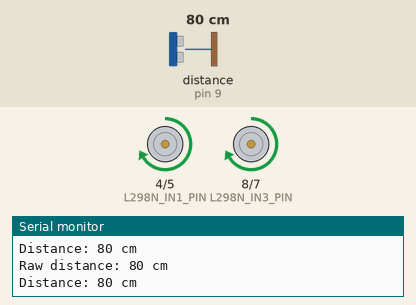
The program below on a simulated Arduino Uno, built with avr-gcc and run on an emulated ATmega328P. On the bench: motor-driver pin pairs drawn as motors (green arrow = first pin HIGH = forward, orange = second pin HIGH = backward, longer = more drive, scaled by the enable pin), the last lines printed to the serial monitor. Wiring (inferred from the names in the program): ultrasonic range finder: trigger pin 10; echo pin 9. Inputs (shaded band) come from the test bench; at power-on: distance to the obstacle (sensor on pin 9) 80 cm. The echo pulse lasts 58.3 µs per cm.

Above: at 1.2 s.
1.3 s: distance to the obstacle (sensor on pin 9) set to 55 cm
4.3 s: distance to the obstacle (sensor on pin 9) set to 44 cm
At 4.7 s:
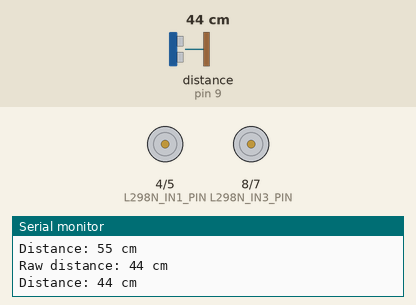
At 7.2 s:
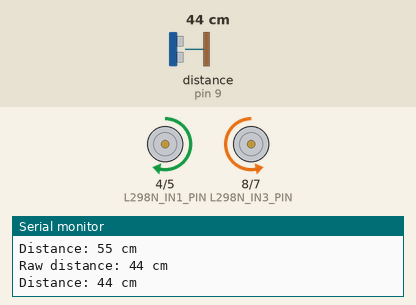
7.3 s: distance to the obstacle (sensor on pin 9) set to 60 cm
10.0 s: distance to the obstacle (sensor on pin 9) set to 2 cm
At 11.8 s:
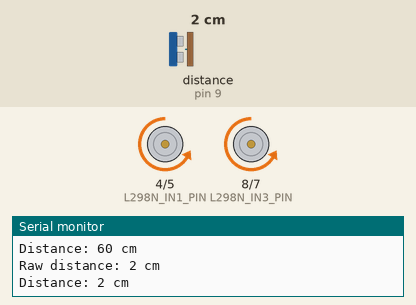
Timing chart, 0 to 14.0 s (numbered marks = the images above; inputs shaded):
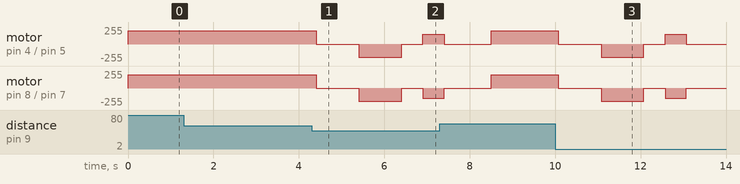

Measured:
- the behaviour switches between 50 and 49 cm on distance to the obstacle (sensor on pin 9) (found by bisection; images 0 and 1)

The program:

main.cpp
```cpp
#include "Vehicle.hpp"
#include <Arduino.h>

// Create Vehicle and UltrasonicSensor objects with defined pin configurations
Vehicle vehicle(L298N_ENA_PIN, L298N_IN1_PIN, L298N_IN2_PIN, L298N_ENB_PIN,
                L298N_IN3_PIN, L298N_IN4_PIN);
UltrasonicSensor ultrasonic(ULTRASONIC_TRIG_PIN, ULTRASONIC_ECHO_PIN,
                            ULTRASONIC_MAX_DISTANCE);

void setup() {
#ifdef DEBUG
  Serial.begin(115200);
  DEBUG_PRINTLN("Debugging enabled");
#endif
  vehicle.stop(); // Ensure the vehicle is stopped at startup
}
void loop() {
  unsigned int distance = ultrasonic.getDistance();
  DEBUG_PRINT("Distance: ");
  DEBUG_PRINT(distance);
  DEBUG_PRINTLN(" cm");

  if (distance < 50) {
    vehicle.stop();
    delay(1000);
    vehicle.moveBackward(150);
    delay(1000);
    vehicle.stop();
    delay(500);
    vehicle.turnRight(150);
    delay(500);
    vehicle.stop();
    delay(1000);
  } else {
    vehicle.moveForward(200);
  }

  delay(100);
}
```

Vehicle.hpp
```cpp
#pragma once

#include "Config.hpp"
#include <NewPing.h>

class Vehicle {
public:
  Vehicle(int enPin, int in1Pin, int in2Pin, int en2Pin, int in3Pin,
          int in4Pin);
  void moveForward(int speed);
  void moveBackward(int speed);
  void turnLeft(int speed);
  void turnRight(int speed);
  void stop();

private:
  int _enAPin;
  int _in1Pin;
  int _in2Pin;
  int _enBPin;
  int _in3Pin;
  int _in4Pin;
};

class UltrasonicSensor {
public:
  UltrasonicSensor(int trigPin, int echoPin,
                   unsigned int maxDistance = ULTRASONIC_MAX_DISTANCE);
  unsigned int getDistance();

private:
  int _trigPin;
  int _echoPin;
  unsigned int _maxDistance;
};
```

Vehicle.cpp
```cpp
#include "Vehicle.hpp"

Vehicle::Vehicle(int enPin, int in1Pin, int in2Pin, int en2Pin, int in3Pin,
                 int in4Pin)
    : _enAPin(enPin), _in1Pin(in1Pin), _in2Pin(in2Pin), _enBPin(en2Pin),
      _in3Pin(in3Pin), _in4Pin(in4Pin) {
  pinMode(_enAPin, OUTPUT);
  pinMode(_in1Pin, OUTPUT);
  pinMode(_in2Pin, OUTPUT);
  pinMode(_enBPin, OUTPUT);
  pinMode(_in3Pin, OUTPUT);
  pinMode(_in4Pin, OUTPUT);
}

void Vehicle::moveForward(int speed) {
  analogWrite(_enAPin, speed);
  digitalWrite(_in1Pin, HIGH);
  digitalWrite(_in2Pin, LOW);

  analogWrite(_enBPin, speed);
  digitalWrite(_in3Pin, HIGH);
  digitalWrite(_in4Pin, LOW);
}

void Vehicle::moveBackward(int speed) {
  analogWrite(_enAPin, speed);
  digitalWrite(_in1Pin, LOW);
  digitalWrite(_in2Pin, HIGH);

  analogWrite(_enBPin, speed);
  digitalWrite(_in3Pin, LOW);
  digitalWrite(_in4Pin, HIGH);
}

void Vehicle::turnLeft(int speed) {
  analogWrite(_enAPin, speed);
  digitalWrite(_in1Pin, LOW);
  digitalWrite(_in2Pin, HIGH);

  analogWrite(_enBPin, speed);
  digitalWrite(_in3Pin, HIGH);
  digitalWrite(_in4Pin, LOW);
}

void Vehicle::turnRight(int speed) {
  analogWrite(_enAPin, speed);
  digitalWrite(_in1Pin, HIGH);
  digitalWrite(_in2Pin, LOW);

  analogWrite(_enBPin, speed);
  digitalWrite(_in3Pin, LOW);
  digitalWrite(_in4Pin, HIGH);
}

void Vehicle::stop() {
  digitalWrite(_in1Pin, LOW);
  digitalWrite(_in2Pin, LOW);
  digitalWrite(_in3Pin, LOW);
  digitalWrite(_in4Pin, LOW);

  analogWrite(_enAPin, 0);
  analogWrite(_enBPin, 0);
}

// UltrasonicSensor class implementation
UltrasonicSensor::UltrasonicSensor(int trigPin, int echoPin,
                                   unsigned int maxDistance)
    : _trigPin(trigPin), _echoPin(echoPin), _maxDistance(maxDistance) {
  pinMode(_trigPin, OUTPUT);
  pinMode(_echoPin, INPUT);
}

unsigned int UltrasonicSensor::getDistance() {
  digitalWrite(_trigPin, LOW);
  delayMicroseconds(2);
  digitalWrite(_trigPin, HIGH);
  delayMicroseconds(10);
  digitalWrite(_trigPin, LOW);

  unsigned long distance = pulseIn(_echoPin, HIGH) / 58;

  DEBUG_PRINT("Raw distance: ");
  DEBUG_PRINT(distance);
  DEBUG_PRINTLN(" cm");
  if (distance > _maxDistance) {
    distance = _maxDistance;
  }

  return distance;
}
```

Config.hpp
```cpp
#pragma once

#include <Arduino.h>

// Debugging Configuration settings
#define DEBUG 1
#define DEBUG_PRINT(x)                                                         \
  if (DEBUG)                                                                   \
    Serial.print(x);
#define DEBUG_PRINTLN(x)                                                       \
  if (DEBUG)                                                                   \
    Serial.println(x);

// L298N Configuration settings
#define L298N_ENA_PIN 6
#define L298N_IN1_PIN 4
#define L298N_IN2_PIN 5
#define L298N_ENB_PIN 3
#define L298N_IN3_PIN 8
#define L298N_IN4_PIN 7

// Ultrasonic Sensor Configuration settings
#define ULTRASONIC_MAX_DISTANCE 400
#define ULTRASONIC_TRIG_PIN 10
#define ULTRASONIC_ECHO_PIN 9
```
